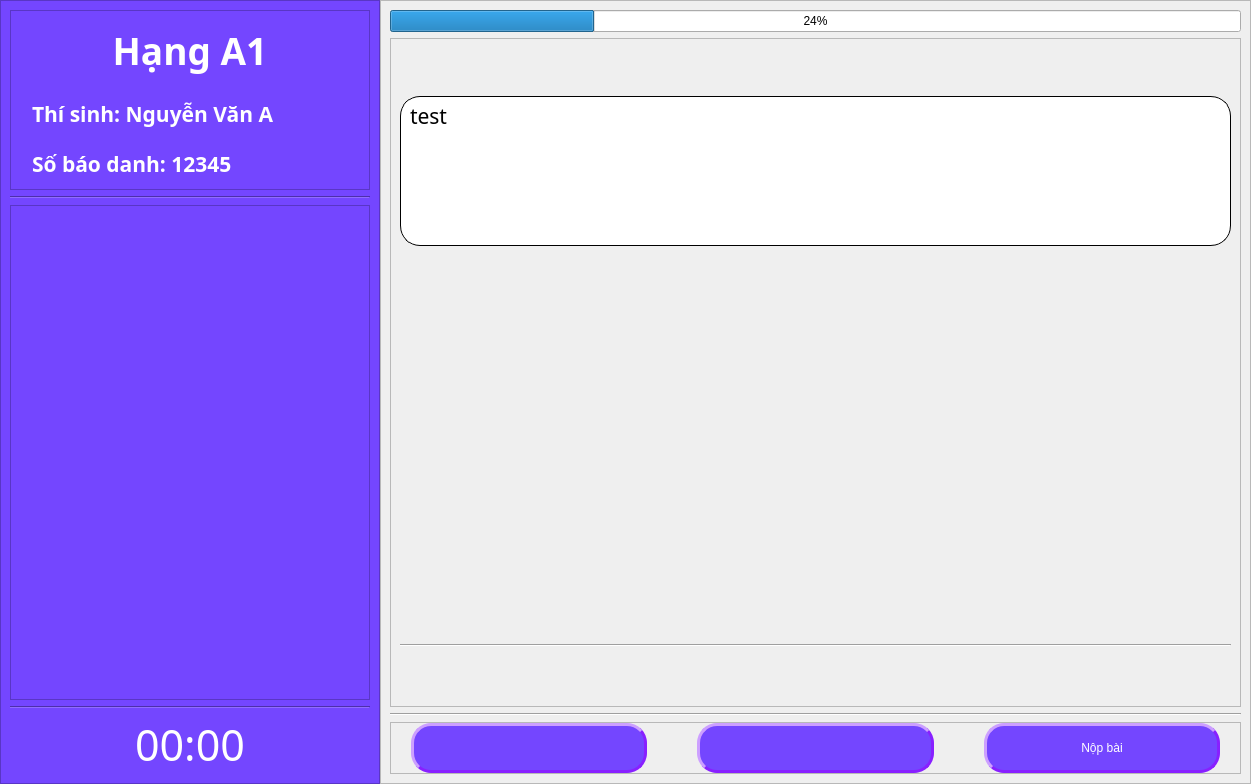
<?xml version="1.0" encoding="UTF-8"?>
<ui version="4.0">
 <class>ContestGUI</class>
 <widget class="QDialog" name="ContestGUI">
  <property name="geometry">
   <rect>
    <x>0</x>
    <y>0</y>
    <width>1251</width>
    <height>784</height>
   </rect>
  </property>
  <property name="windowTitle">
   <string>Dialog</string>
  </property>
  <layout class="QHBoxLayout" name="horizontalLayout">
   <property name="spacing">
    <number>0</number>
   </property>
   <property name="leftMargin">
    <number>0</number>
   </property>
   <property name="topMargin">
    <number>0</number>
   </property>
   <property name="rightMargin">
    <number>0</number>
   </property>
   <property name="bottomMargin">
    <number>0</number>
   </property>
   <item>
    <widget class="QFrame" name="frameLeft">
     <property name="minimumSize">
      <size>
       <width>380</width>
       <height>0</height>
      </size>
     </property>
     <property name="maximumSize">
      <size>
       <width>380</width>
       <height>16777215</height>
      </size>
     </property>
     <property name="styleSheet">
      <string notr="true">background-color: #7446ff;
</string>
     </property>
     <property name="frameShape">
      <enum>QFrame::StyledPanel</enum>
     </property>
     <property name="frameShadow">
      <enum>QFrame::Raised</enum>
     </property>
     <layout class="QVBoxLayout" name="verticalLayout">
      <item>
       <widget class="QFrame" name="frameInfo">
        <property name="minimumSize">
         <size>
          <width>0</width>
          <height>180</height>
         </size>
        </property>
        <property name="maximumSize">
         <size>
          <width>16777215</width>
          <height>180</height>
         </size>
        </property>
        <property name="styleSheet">
         <string notr="true">color: white;</string>
        </property>
        <property name="frameShape">
         <enum>QFrame::StyledPanel</enum>
        </property>
        <property name="frameShadow">
         <enum>QFrame::Raised</enum>
        </property>
        <layout class="QVBoxLayout" name="verticalLayout_3">
         <property name="spacing">
          <number>0</number>
         </property>
         <property name="leftMargin">
          <number>0</number>
         </property>
         <property name="topMargin">
          <number>0</number>
         </property>
         <property name="rightMargin">
          <number>0</number>
         </property>
         <property name="bottomMargin">
          <number>0</number>
         </property>
         <item>
          <widget class="QLabel" name="lblType">
           <property name="maximumSize">
            <size>
             <width>16777215</width>
             <height>80</height>
            </size>
           </property>
           <property name="font">
            <font>
             <family>Sitka Heading</family>
             <pointsize>28</pointsize>
             <weight>75</weight>
             <bold>true</bold>
            </font>
           </property>
           <property name="text">
            <string>Hạng A1</string>
           </property>
           <property name="alignment">
            <set>Qt::AlignCenter</set>
           </property>
          </widget>
         </item>
         <item>
          <widget class="QLabel" name="lblName">
           <property name="maximumSize">
            <size>
             <width>16777215</width>
             <height>50</height>
            </size>
           </property>
           <property name="font">
            <font>
             <family>Sitka Text</family>
             <pointsize>16</pointsize>
             <weight>75</weight>
             <bold>true</bold>
            </font>
           </property>
           <property name="styleSheet">
            <string notr="true">padding-left: 15px;</string>
           </property>
           <property name="text">
            <string>Thí sinh: Nguyễn Văn A</string>
           </property>
          </widget>
         </item>
         <item>
          <widget class="QLabel" name="lblUsername">
           <property name="maximumSize">
            <size>
             <width>16777215</width>
             <height>50</height>
            </size>
           </property>
           <property name="font">
            <font>
             <family>Sitka Text</family>
             <pointsize>16</pointsize>
             <weight>75</weight>
             <bold>true</bold>
            </font>
           </property>
           <property name="styleSheet">
            <string notr="true">padding-left: 15px;</string>
           </property>
           <property name="text">
            <string>Số báo danh: 12345</string>
           </property>
          </widget>
         </item>
        </layout>
       </widget>
      </item>
      <item>
       <widget class="Line" name="line_2">
        <property name="orientation">
         <enum>Qt::Horizontal</enum>
        </property>
       </widget>
      </item>
      <item>
       <widget class="QFrame" name="frameShortcut">
        <property name="sizePolicy">
         <sizepolicy hsizetype="Preferred" vsizetype="Preferred">
          <horstretch>0</horstretch>
          <verstretch>0</verstretch>
         </sizepolicy>
        </property>
        <property name="minimumSize">
         <size>
          <width>326</width>
          <height>370</height>
         </size>
        </property>
        <property name="styleSheet">
         <string notr="true">QPushButton{
	background-color: #a4b5ff;
	border-radius: 10px;
	border-style: solid;
	border-width: 2px;
	border-color: rgb(99, 161, 255) ;
	color: white;
}

QPushButton:hover {
	border: 2px solid #ff8860;
}</string>
        </property>
        <property name="frameShape">
         <enum>QFrame::StyledPanel</enum>
        </property>
        <property name="frameShadow">
         <enum>QFrame::Raised</enum>
        </property>
        <layout class="QVBoxLayout" name="verticalLayout_5">
         <item>
          <layout class="QGridLayout" name="grid" rowstretch="0" columnstretch="0">
           <property name="sizeConstraint">
            <enum>QLayout::SetDefaultConstraint</enum>
           </property>
           <property name="leftMargin">
            <number>5</number>
           </property>
           <property name="topMargin">
            <number>5</number>
           </property>
           <property name="rightMargin">
            <number>5</number>
           </property>
           <property name="bottomMargin">
            <number>5</number>
           </property>
           <property name="spacing">
            <number>5</number>
           </property>
          </layout>
         </item>
         <item>
          <spacer name="verticalSpacer">
           <property name="orientation">
            <enum>Qt::Vertical</enum>
           </property>
           <property name="sizeHint" stdset="0">
            <size>
             <width>20</width>
             <height>337</height>
            </size>
           </property>
          </spacer>
         </item>
        </layout>
       </widget>
      </item>
      <item>
       <widget class="Line" name="line">
        <property name="orientation">
         <enum>Qt::Horizontal</enum>
        </property>
       </widget>
      </item>
      <item>
       <widget class="QLabel" name="lblTime">
        <property name="maximumSize">
         <size>
          <width>16777215</width>
          <height>60</height>
         </size>
        </property>
        <property name="font">
         <font>
          <family>LMHDOC</family>
          <pointsize>32</pointsize>
          <weight>50</weight>
          <bold>false</bold>
         </font>
        </property>
        <property name="styleSheet">
         <string notr="true">color: white;
</string>
        </property>
        <property name="text">
         <string>00:00</string>
        </property>
        <property name="alignment">
         <set>Qt::AlignCenter</set>
        </property>
       </widget>
      </item>
     </layout>
    </widget>
   </item>
   <item>
    <widget class="QFrame" name="frameRight">
     <property name="frameShape">
      <enum>QFrame::StyledPanel</enum>
     </property>
     <property name="frameShadow">
      <enum>QFrame::Raised</enum>
     </property>
     <layout class="QVBoxLayout" name="verticalLayout_2">
      <item>
       <widget class="QProgressBar" name="progressBar">
        <property name="value">
         <number>24</number>
        </property>
        <property name="format">
         <string notr="true">%p%</string>
        </property>
       </widget>
      </item>
      <item>
       <widget class="QFrame" name="frameQuestion">
        <property name="styleSheet">
         <string notr="true">QTextEdit {
	border: 1px solid; 
	border-radius: 20px; 
	background-color: palette(base);
	padding-left: 5px;
}</string>
        </property>
        <property name="frameShape">
         <enum>QFrame::StyledPanel</enum>
        </property>
        <property name="frameShadow">
         <enum>QFrame::Raised</enum>
        </property>
        <layout class="QVBoxLayout" name="verticalLayout_4">
         <property name="bottomMargin">
          <number>0</number>
         </property>
         <item>
          <widget class="QTextEdit" name="text">
           <property name="maximumSize">
            <size>
             <width>16777215</width>
             <height>150</height>
            </size>
           </property>
           <property name="font">
            <font>
             <family>Sitka Text</family>
             <pointsize>16</pointsize>
            </font>
           </property>
           <property name="styleSheet">
            <string notr="true"/>
           </property>
           <property name="readOnly">
            <bool>true</bool>
           </property>
           <property name="html">
            <string>&lt;!DOCTYPE HTML PUBLIC &quot;-//W3C//DTD HTML 4.0//EN&quot; &quot;http://www.w3.org/TR/REC-html40/strict.dtd&quot;&gt;
&lt;html&gt;&lt;head&gt;&lt;meta name=&quot;qrichtext&quot; content=&quot;1&quot; /&gt;&lt;style type=&quot;text/css&quot;&gt;
p, li { white-space: pre-wrap; }
&lt;/style&gt;&lt;/head&gt;&lt;body style=&quot; font-family:'Sitka Text'; font-size:16pt; font-weight:400; font-style:normal;&quot;&gt;
&lt;p style=&quot; margin-top:0px; margin-bottom:0px; margin-left:0px; margin-right:0px; -qt-block-indent:0; text-indent:0px;&quot;&gt;test &lt;/p&gt;&lt;/body&gt;&lt;/html&gt;</string>
           </property>
          </widget>
         </item>
         <item alignment="Qt::AlignHCenter">
          <widget class="QLabel" name="image">
           <property name="maximumSize">
            <size>
             <width>550</width>
             <height>290</height>
            </size>
           </property>
           <property name="text">
            <string/>
           </property>
           <property name="pixmap">
            <pixmap>../build-App-Desktop_Qt_6_1_3_MinGW_64_bit-Debug/data/images/171.jpg</pixmap>
           </property>
           <property name="scaledContents">
            <bool>true</bool>
           </property>
          </widget>
         </item>
         <item>
          <widget class="Line" name="tmp">
           <property name="orientation">
            <enum>Qt::Horizontal</enum>
           </property>
          </widget>
         </item>
         <item>
          <layout class="QFormLayout" name="opt">
           <property name="verticalSpacing">
            <number>15</number>
           </property>
           <property name="topMargin">
            <number>10</number>
           </property>
          </layout>
         </item>
        </layout>
       </widget>
      </item>
      <item>
       <widget class="Line" name="line_3">
        <property name="orientation">
         <enum>Qt::Horizontal</enum>
        </property>
       </widget>
      </item>
      <item>
       <widget class="QFrame" name="frame">
        <property name="minimumSize">
         <size>
          <width>0</width>
          <height>50</height>
         </size>
        </property>
        <property name="maximumSize">
         <size>
          <width>16777215</width>
          <height>60</height>
         </size>
        </property>
        <property name="styleSheet">
         <string notr="true">QPushButton{
	color: white;
	background-color: #7446ff ;
	border-radius: 20px;
	font: 15pt bold 'Segoe UI';
	border-style: outset;
	border-width: 3px;
	border-color: #8820ff ;
}</string>
        </property>
        <property name="frameShape">
         <enum>QFrame::StyledPanel</enum>
        </property>
        <property name="frameShadow">
         <enum>QFrame::Raised</enum>
        </property>
        <layout class="QHBoxLayout" name="horizontalLayout_2">
         <property name="spacing">
          <number>50</number>
         </property>
         <property name="leftMargin">
          <number>20</number>
         </property>
         <property name="topMargin">
          <number>0</number>
         </property>
         <property name="rightMargin">
          <number>20</number>
         </property>
         <property name="bottomMargin">
          <number>0</number>
         </property>
         <item>
          <widget class="QPushButton" name="btnPrev">
           <property name="minimumSize">
            <size>
             <width>0</width>
             <height>50</height>
            </size>
           </property>
           <property name="maximumSize">
            <size>
             <width>16777215</width>
             <height>50</height>
            </size>
           </property>
           <property name="styleSheet">
            <string notr="true"/>
           </property>
           <property name="text">
            <string/>
           </property>
           <property name="icon">
            <iconset resource="Icon.qrc">
             <normaloff>:/icon/white/chevrons-left.svg</normaloff>:/icon/white/chevrons-left.svg</iconset>
           </property>
           <property name="iconSize">
            <size>
             <width>50</width>
             <height>50</height>
            </size>
           </property>
           <property name="flat">
            <bool>false</bool>
           </property>
          </widget>
         </item>
         <item>
          <widget class="QPushButton" name="btnNxt">
           <property name="minimumSize">
            <size>
             <width>0</width>
             <height>50</height>
            </size>
           </property>
           <property name="maximumSize">
            <size>
             <width>16777215</width>
             <height>50</height>
            </size>
           </property>
           <property name="text">
            <string/>
           </property>
           <property name="icon">
            <iconset resource="Icon.qrc">
             <normaloff>:/icon/white/chevrons-right.svg</normaloff>:/icon/white/chevrons-right.svg</iconset>
           </property>
           <property name="iconSize">
            <size>
             <width>50</width>
             <height>50</height>
            </size>
           </property>
           <property name="flat">
            <bool>false</bool>
           </property>
          </widget>
         </item>
         <item>
          <widget class="QPushButton" name="btnSubmit">
           <property name="minimumSize">
            <size>
             <width>0</width>
             <height>50</height>
            </size>
           </property>
           <property name="text">
            <string>Nộp bài</string>
           </property>
           <property name="flat">
            <bool>false</bool>
           </property>
          </widget>
         </item>
        </layout>
       </widget>
      </item>
     </layout>
    </widget>
   </item>
  </layout>
 </widget>
 <resources>
  <include location="Icon.qrc"/>
 </resources>
 <connections/>
</ui>
